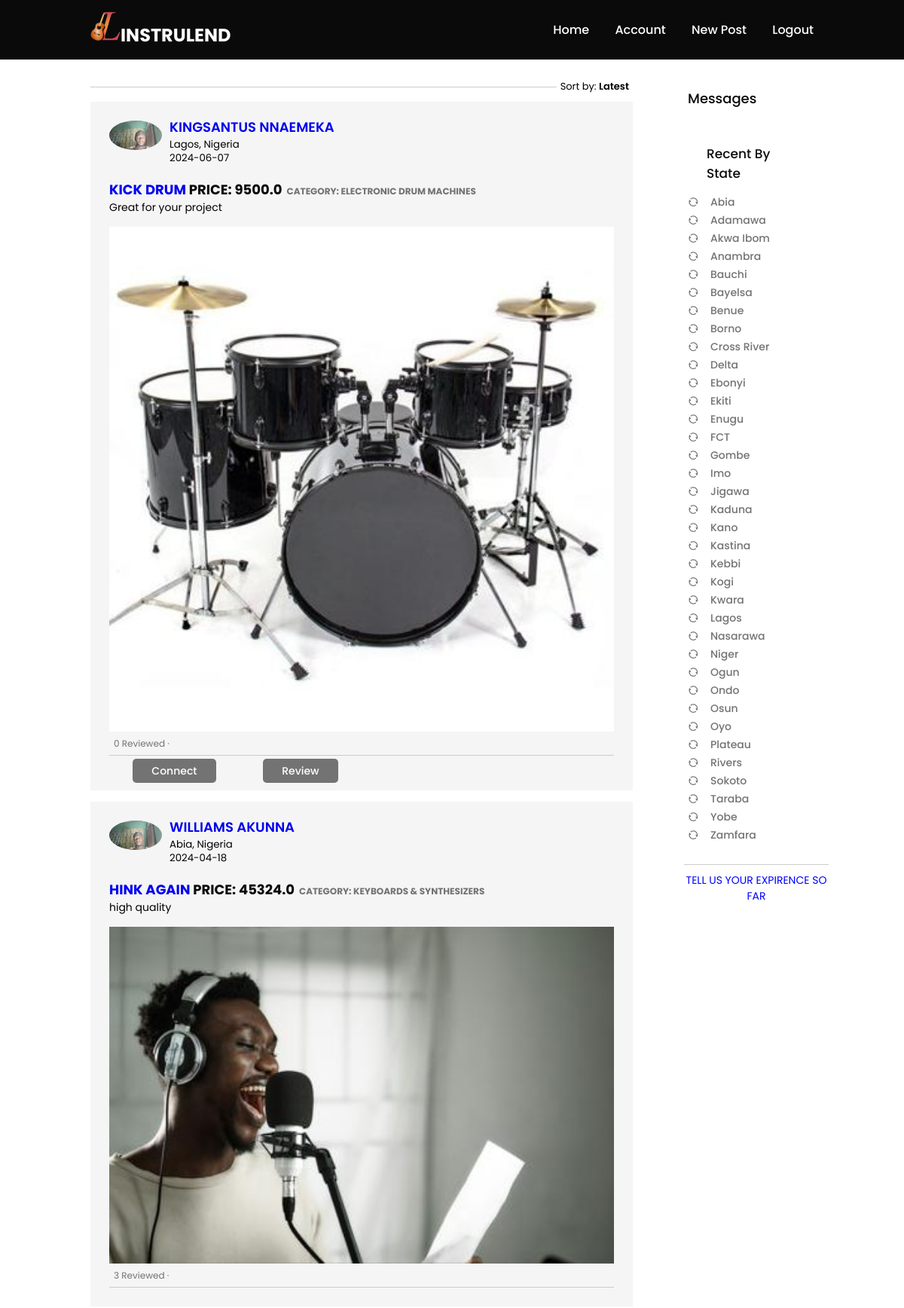
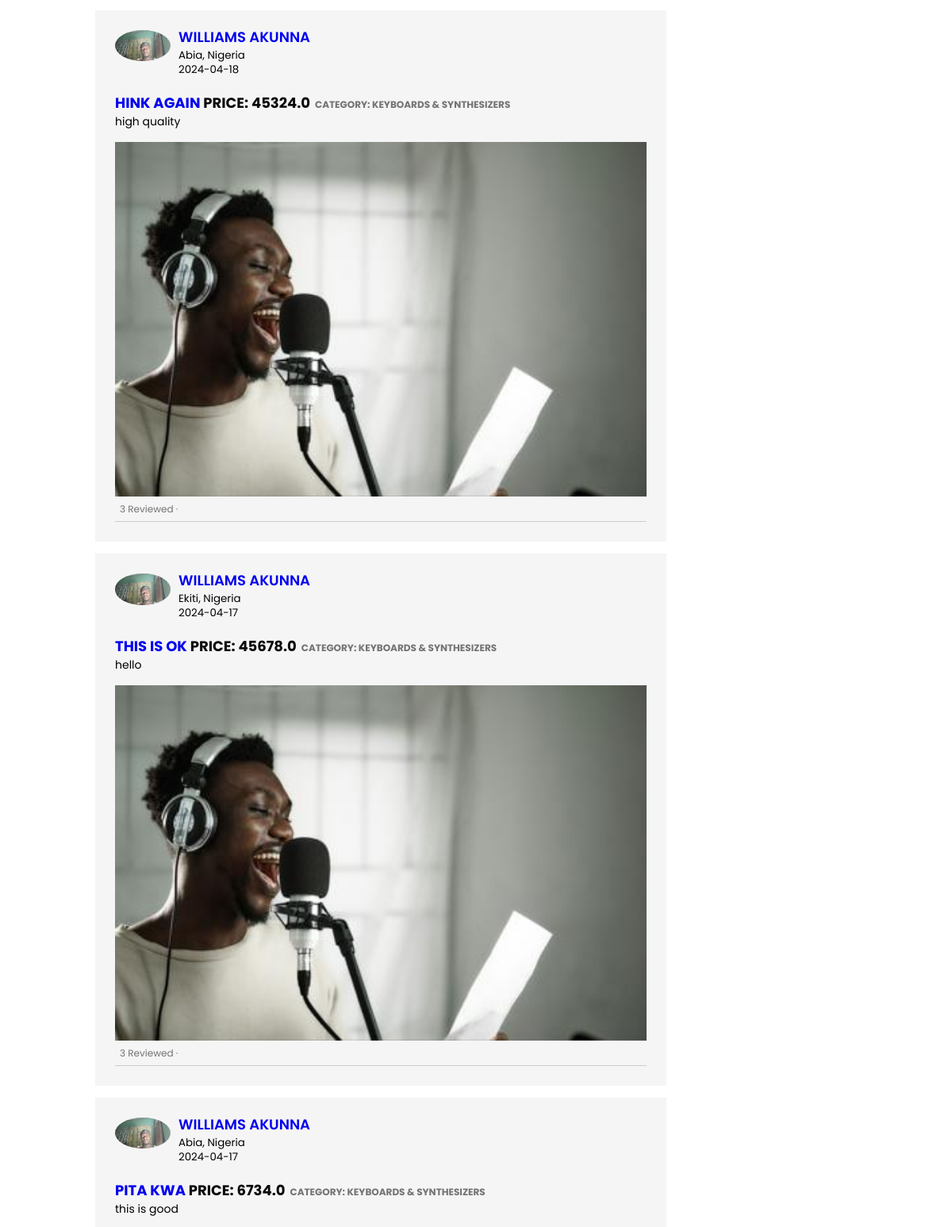
Screenshot of /home (signed in, upper part) with the database file from the repository (2 pictures, top to bottom).
### app/models.py (models this page shows, shortened)
class Post(db.Model):
    id = db.Column(db.Integer, primary_key=True)
    title = db.Column(db.String(50), nullable=False)
    description = db.Column(db.String(200), nullable=False)
    category = db.Column(db.String(100), nullable=False)
    price = db.Column(db.Float, nullable=False)
    city = db.Column(db.String(50), nullable=False)
    country = db.Column(db.String(10), nullable=False, default='Nigeria')
    date_posted = db.Column(db.DateTime, nullable=False, default=datetime.utcnow)
    image_file = db.Column(db.String(50), nullable=False)
    availability = db.Column(db.Boolean, nullable=False, default=True)
    user_id = db.Column(db.Integer, db.ForeignKey('user.id'), nullable=False)
    rented = db.relationship('Agreement', backref='author5', lazy=True)

class User(db.Model, UserMixin):
    id = db.Column(db.Integer, primary_key=True)
    first_name = db.Column(db.String(100), nullable=False)
    last_name = db.Column(db.String(100), nullable=False)
    email = db.Column(db.String(255), unique=True, nullable=False)
    phone_number = db.Column(db.String(15), unique=True, nullable=False)
    city = db.Column(db.String(50))
    country = db.Column(db.String(10), nullable=False, default='Nigeria')
    password = db.Column(db.String(60), nullable=False)
    verification_number = db.Column(db.String(25), unique=True)
    verified_user = db.Column(db.Boolean, nullable=False, default=False)
    created_at = db.Column(db.DateTime, nullable=False, default=datetime.utcnow)
    image_file = db.Column(db.String(50), nullable=False, default='default.jpg')
    posts = db.relationship('Post', backref='author', lazy=True)
    reviewer = db.relationship('Review', foreign_keys='Review.user_id', backref='author1', lazy=True)
    reviewed = db.relationship('Review', foreign_keys='Review.author_id', backref='author2', lazy=True)
    rented = db.relationship('Agreement', backref='author4', lazy=True)
    expirence = db.relationship('Expirence', backref='author6', lazy=True)
    chats_user1 = db.relationship('Chat', backref='user1', foreign_keys='Chat.user1_id', lazy=True)
    chats_user2 = db.relationship('Chat', backref='user2', foreign_keys='Chat.user2_id', lazy=True)
    message = db.relationship('Message', backref='author7', lazy=True)

### app/main/routes.py (the view)
@main.route("/home")
@login_required
def home():
    page = request.args.get('page', 1, type=int)
    posts = Post.query.order_by(Post.date_posted.desc()).paginate(per_page=5)
    reviews = Review.query.all()
    post_review_counts = {}
    for post in posts:
        review_count = Review.query.filter_by(author_id=post.author.id).count()
        post_review_counts[post.id] = review_count
    return render_template('home.html', posts=posts, reviews=reviews, post_review_counts=post_review_counts, page=page)

### app/models.py (called while the page is built)
@login_manager.user_loader
def load_user(user_id):
    return User.query.get(int(user_id))

### app/templates/home.html (shortened to what this page needs)
{% extends "base.html" %}
{% block content %}
  <div class="container-home">
    <div class="main-content">
      <div class="sort-by">
        <hr>
        <p>Sort by: <span>Latest</span></p>
      </div>
      {% for post in posts.items %}
        <div class="post-container">
          <div class="post-author">
            <img src="{{ url_for('static', filename='images/profile_pic/' + post.author.image_file) }}" alt="">
            <div>
              <h1><a href="{{ url_for('users.user_posts', user_id=post.author.id )}}">{{ post.author.first_name }} {{ post.author.last_name }}</a></h1>
              <small>{{ post.city }}, {{ post.country }}</small>
              <small>{{ post.date_posted.strftime('%Y-%m-%d') }}</small>
            </div>
          </div>
          <h1><a href="{{ url_for('posts.post', post_id=post.id) }}">{{ post.title }}</a>  Price: {{ post.price }}<span>category: {{ post.category }}</span></h1>
          <p>{{ post.description }}</p>
          <img src="{{ url_for('static', filename='images/post_pic/' + post.image_file) }}" width="100%">
          <div class="post-stats">
            <div>
              <span class="Reviewed">{{ post_review_counts.get(post.id, 0) }} Reviewed &middot;</span>
            </div>
          </div>
          <div class="post-activity">
            {% if current_user.id != post.author.id %}
              <div><a href="{{ url_for('messages.create_chat',  author_id=post.author.id) }}" id="chat-link-creator">Connect</a></div>
              <div><a href="{{ url_for('reviews.review', author_id=post.author.id) }}">Review</a></div>
            {% endif %}
          </div>
        </div>
      {% endfor %}
    </div>
    <div class="right-sidebar">
      <h3><a href="{{ url_for('messages.chats') }}">Messages</a></h3>
      <div class="sidebar-activity">
        <h3>Recent By State</h3>
        <a href="#"><i class="ri-refresh-line"></i>Abia</a>
        <a href="#"><i class="ri-refresh-line"></i>Adamawa</a>
        <a href="#"><i class="ri-refresh-line"></i>Akwa Ibom</a>
        <a href="#"><i class="ri-refresh-line"></i>Anambra</a>
        <a href="#"><i class="ri-refresh-line"></i>Bauchi</a>
        <a href="#"><i class="ri-refresh-line"></i>Bayelsa</a>
        <a href="#"><i class="ri-refresh-line"></i>Benue</a>
        <a href="#"><i class="ri-refresh-line"></i>Borno</a>
        <a href="#"><i class="ri-refresh-line"></i>Cross River</a>
        <a href="#"><i class="ri-refresh-line"></i>Delta</a>
        <a href="#"><i class="ri-refresh-line"></i>Ebonyi</a>
        <a href="#"><i class="ri-refresh-line"></i>Ekiti</a>
        <a href="#"><i class="ri-refresh-line"></i>Enugu</a>
        <a href="#"><i class="ri-refresh-line"></i>FCT</a>
        <a href="#"><i class="ri-refresh-line"></i>Gombe</a>
        <a href="#"><i class="ri-refresh-line"></i>Imo</a>
        <a href="#"><i class="ri-refresh-line"></i>Jigawa</a>
        <a href="#"><i class="ri-refresh-line"></i>Kaduna</a>
        <a href="#"><i class="ri-refresh-line"></i>Kano</a>
        <a href="#"><i class="ri-refresh-line"></i>Kastina</a>
        <a href="#"><i class="ri-refresh-line"></i>Kebbi</a>
        <a href="#"><i class="ri-refresh-line"></i>Kogi</a>
        <a href="#"><i class="ri-refresh-line"></i>Kwara</a>
        <a href="#"><i class="ri-refresh-line"></i>Lagos</a>
        <a href="#"><i class="ri-refresh-line"></i>Nasarawa</a>
        <a href="#"><i class="ri-refresh-line"></i>Niger</a>
        <a href="#"><i class="ri-refresh-line"></i>Ogun</a>
        <a href="#"><i class="ri-refresh-line"></i>Ondo</a>
        <a href="#"><i class="ri-refresh-line"></i>Osun</a>
        <a href="#"><i class="ri-refresh-line"></i>Oyo</a>
        <a href="#"><i class="ri-refresh-line"></i>Plateau</a>
        <a href="#"><i class="ri-refresh-line"></i>Rivers</a>
        <a href="#"><i class="ri-refresh-line"></i>Sokoto</a>
        <a href="#"><i class="ri-refresh-line"></i>Taraba</a>
        <a href="#"><i class="ri-refresh-line"></i>Yobe</a>
        <a href="#"><i class="ri-refresh-line"></i>Zamfara</a>
      </div>
      <div class="review-us">
        <a href="{{ url_for('reviews.expirence') }}">Tell Us your Expirence so far</a>
      </div>
    </div>
  </div>
{% endblock %}

### app/static/css/index.css (style rules this page uses)
:root { --text-dark: #0a0a0a; --text-light: #737373; --extra-light: #f5f5f5; --white: #ffffff; --max-width: 1200px; }
* { margin: 0; padding: 0; box-sizing: border-box; font-family: "Poppins", sans-serif; }
html, body { scroll-behavior: smooth; }
.about-pages h2, h3 { margin-bottom: 8px; }
.container-home { display: flex; flex-wrap: wrap; justify-content: space-between; }
.main-content { flex-basis: 75%; }
.right-sidebar { flex-basis: 20%; align-self: flex-start; position: sticky; top: 73px; }
.right-sidebar h3 { font-size: 18px; font-weight: 500; margin: 20px 0 10px; padding: 5px 25px; margin: 12px 0; }
.right-sidebar h3 a { text-decoration: none; color: var(--text-dark); }
.sidebar-activity { padding: 5px 25px; margin: 12px 0; }
.sidebar-activity h3 { color: var(--text-dark); font-size: 17px; font-weight: 500; margin: 20px 0 10px; }
.sidebar-activity a { display: flex; align-items: center; font-size: 14px; font-weight: 500; color: var(--text-light); margin: 3px 0; text-decoration: none; }
.sidebar-activity a i { width: 20px; margin-right: 10px; }
.review-us { border-top: 1px solid #ccc; text-align: center; margin-top: 20px; margin-left: 20px; margin-right: -20px; }
.review-us a { color: blue; text-decoration: none; font-size: 14px; text-transform: uppercase; display: inline-block; margin: 10px 0; }
.sort-by { display: flex; align-items: center; margin: 10 0; }
.sort-by hr { flex: 1; border: 0; height: 1px; background: #ccc; }
.sort-by p { font-size: 13px; padding: 5px; }
.sort-by p span { font-weight: 600; cursor: pointer; }
.post-container { background-color: #f5f5f5; padding: 20px 25px 5px; margin: 5px 0 15px; }
.post-author { display: flex; align-items: flex-start; margin-bottom: 20px; }
.post-author img { width: 70px; border-radius: 50%; margin-right: 10px; margin-top: 5px; }
.post-author h1 { font-size: 18px; font-weight: 600; color: var(--text-light); }
.post-author small { display: block; margin-bottom: -2px; }
.post-container h1 { font-size: 18px; color: var(--text-dark); text-transform: uppercase; }
.post-container h1 a { text-decoration: none; }
.post-container span { color: var(--text-light); font-size: 12px; margin-left: 6px; }
.post-container p { font-size: 14px; margin-bottom: 15px; }
.post-stats { display: flex; flex-wrap: wrap; align-items: center; justify-content: space-between; font-size: 12px; border-bottom: 1px solid #ccc; padding-bottom: 6px; }
.post-stats div { display: flex; align-items: center; cursor: pointer; }
.post-activity { display: flex; align-items: center; justify-content: space-around; padding: 10px 0; font-size: 14px; font-weight: 500; width: 50%; }
.post-activity a { border-radius: 5px; background: var(--text-light); color: var(--white); padding: 6px 25px; text-decoration: none; margin: 5px 10px; overflow: hidden; transition: 0.3s ease; }

### rows the page displays
Post: image_file (picture), author.first_name "KINGSANTUS", author.last_name "NNAEMEKA", city "Lagos", country "Nigeria", date_posted "2024-06-07", title "KICK DRUM", price "9500.0", category "ELECTRONIC DRUM MACHINES", description "Great for your project", get "0"
Post: image_file (picture), author.first_name "WILLIAMS", author.last_name "AKUNNA", city "Abia", country "Nigeria", date_posted "2024-04-18", title "HINK AGAIN", price "45324.0", category "KEYBOARDS & SYNTHESIZERS", description "high quality", get "3"
Post: image_file (picture), author.first_name "WILLIAMS", author.last_name "AKUNNA", city "Abia", country "Nigeria", date_posted "2024-04-18", title "HINK AGAIN", price "45324.0", category "KEYBOARDS & SYNTHESIZERS", description "high quality", get "3"
Post: image_file (picture), author.first_name "WILLIAMS", author.last_name "AKUNNA", city "Ekiti", country "Nigeria", date_posted "2024-04-17", title "THIS IS OK", price "45678.0", category "KEYBOARDS & SYNTHESIZERS", description "hello", get "3"
Post: image_file (picture), author.first_name "WILLIAMS", author.last_name "AKUNNA", city "Abia", country "Nigeria", date_posted "2024-04-17", title "PITA KWA", price "6734.0", category "KEYBOARDS & SYNTHESIZERS", description "this is good"
